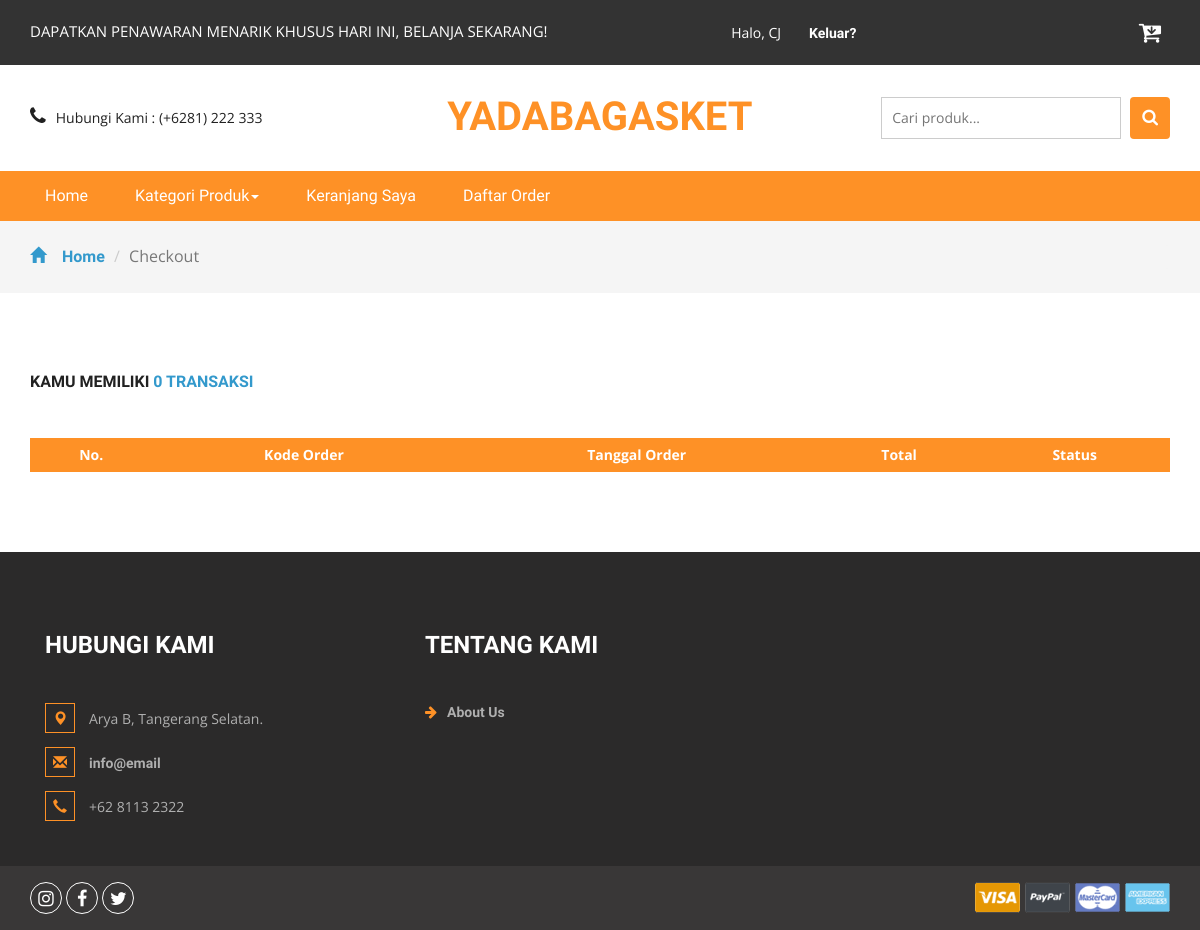
The app's page /daftarorder.php (signed in), older data.
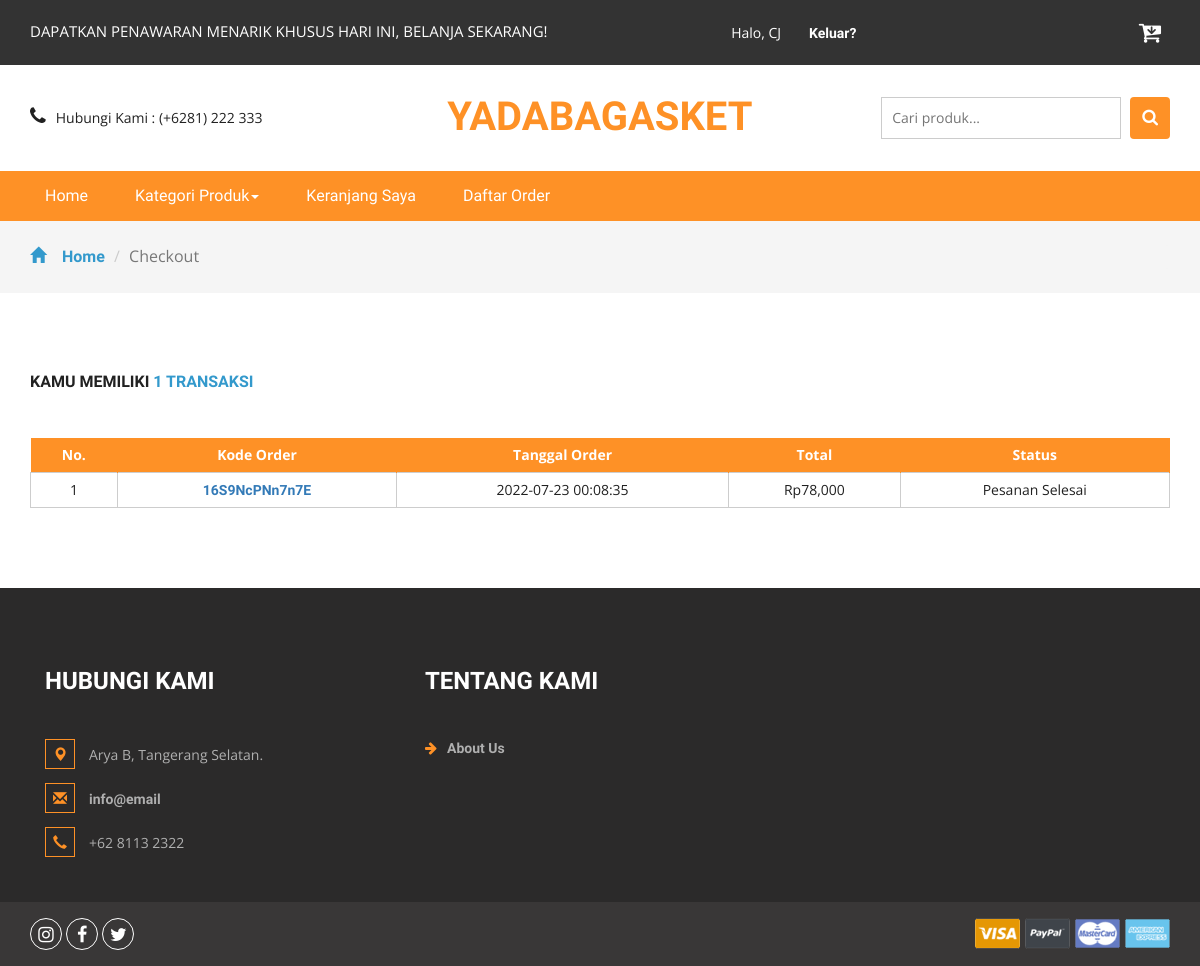
The same page, newer data.
### tables this page shows
CREATE TABLE `cart` (
  `idcart` int(11) NOT NULL AUTO_INCREMENT,
  `orderid` varchar(100) NOT NULL,
  `userid` int(11) NOT NULL,
  `tglorder` timestamp NOT NULL DEFAULT current_timestamp(),
  `resinumber` varchar(250) DEFAULT NULL,
  `status` varchar(10) NOT NULL DEFAULT 'Cart',
  PRIMARY KEY (`idcart`),
  UNIQUE KEY `orderid` (`orderid`),
  KEY `orderid_2` (`orderid`)
);

### daftarorder.php (the view, shortened to what the changed rows need)
<?php
include 'dbconnect.php';
$uid = $_SESSION['id'];
$itungtrans = mysqli_query($conn, "select count(orderid) as jumlahtrans from cart where userid='$uid' and status!='Cart'");
$itungtrans2 = mysqli_fetch_assoc($itungtrans);
$itungtrans3 = $itungtrans2['jumlahtrans'];
?>
<!DOCTYPE html>
<html>
<head>
    <link href="css/bootstrap.css" rel="stylesheet" type="text/css" media="all" />
    <link href="css/style.css" rel="stylesheet" type="text/css" media="all" />
    <link href="css/font-awesome.css" rel="stylesheet">
</head>
<body>
    <div class="logo_products">
        <div class="container">
            <div class="w3ls_logo_products_left">
                <h1><a href="index.php">Yadabagasket</a></h1>
            </div>
        </div>
    </div>
    <div class="checkout">
        <div class="container">
            <h2>Kamu memiliki <span><?php echo $itungtrans3; ?> transaksi</span></h2>
            <div class="checkout-right">
                <table class="timetable_sub">
                    <thead>
                        <tr>
                            <th>No.</th>
                            <th>Kode Order</th>
                            <th>Tanggal Order</th>
                            <th>Total</th>
                            <th>Status</th>
                        </tr>
                    </thead>
                    <?php
						$brg=mysqli_query($conn,"SELECT DISTINCT(idcart), c.orderid, tglorder, resinumber, status from cart c, detailorder d where c.userid='$uid' and d.orderid=c.orderid and status!='Cart' order by tglorder DESC");
						$no=1;
						while($b=mysqli_fetch_array($brg)){
					?>
                    <tr class="rem1">
                        <form method="post">
                            <td class="invert"><?php echo $no++; ?></td>
                            <td class="invert"><a href="order.php?id=<?php echo $b['orderid']; ?>"><?php echo $b['orderid']; ?></a>
                            </td>
                            <td class="invert"><?php echo $b['tglorder']; ?></td>
                            <td class="invert">
                                Rp<?php $ongkir = 10000;
                                $ordid = $b['orderid'];
                                $result1 = mysqli_query($conn, "SELECT SUM(qty*hargaafter)+$ongkir AS count FROM detailorder d, produk p where d.orderid='$ordid' and p.idproduk=d.idproduk order by d.idproduk ASC");
                                $cekrow = mysqli_num_rows($result1);
                                $row1 = mysqli_fetch_assoc($result1);
                                $count = $row1['count'];
                                if ($cekrow > 0) {
                                    echo number_format($count);
                                } else {
                                    echo 'No data';
                                } ?>
                            </td>
                            <td class="invert">
                                <div class="rem">
                                    <?php
                                    if ($b['status'] == 'Payment') {
                                        echo '<a href="konfirmasi.php?id=' . $b['orderid'] .'" class="form-control btn-primary">
												Konfirmasi Pembayaran
											</a>';
                                    } elseif ($b['status'] == 'Selesai') {
                                        echo 'Pesanan Selesai';
                                    } elseif ($b['status'] == 'Dibatalkan') {
                                        echo 'Pesanan Dibatalkan';
                                    } else {
                                        echo 'Konfirmasi diterima';
                                    }
                                    ?>
                        </form>
            </div>
            <?php
						}
					?>
            </table>
        </div>
    </div>
    </div>
    <link href="css/skdslider.css" rel="stylesheet">
</body>
</html>

Row changes from the older to the newer data that the page shows:
added cart: orderid "16S9NcPNn7n7E", tglorder "2022-07-23 00:08:35", count "78,000", status "Pesanan Selesai"
Text that changed along with them:
$itungtrans3: "0" → "1"
